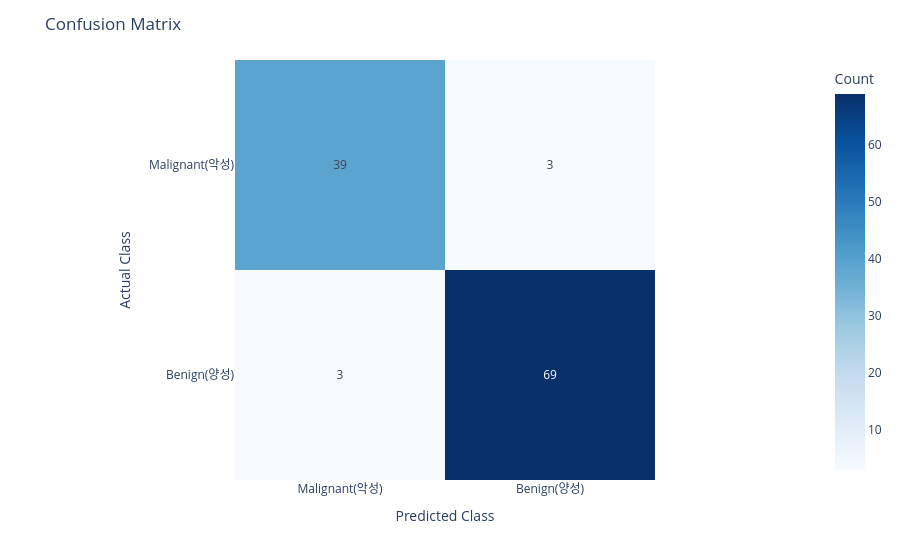

Notebook code cell kept with this figure:
### Code cell
# 혼동 행렬 계산
# scikit-learn의 y_true, y_pred 순서를 따름
cm = confusion_matrix(all_labels, all_preds)

# 클래스 이름 (0: 악성, 1: 양성)
class_names = ['Malignant(악성)', 'Benign(양성)']

# 혼동 행렬 시각화
fig = px.imshow(cm,
                labels=dict(x="Predicted Class", y="Actual Class", color="Count"),
                x=class_names,
                y=class_names,
                text_auto=True,
                color_continuous_scale='Blues')
fig.update_layout(title='Confusion Matrix')
fig.show()

### Figure 1 — Plotly figure (JSON) as saved in the notebook; plotly's stock layout.template omitted (floating-point values rounded to 4 significant figures)
{"data": [{"coloraxis": "coloraxis", "hovertemplate": "Predicted Class: %{x}<br>Actual Class: %{y}<br>Count: %{z}<extra></extra>", "name": "0", "texttemplate": "%{z}", "type": "heatmap", "x": ["Malignant(악성)", "Benign(양성)"], "xaxis": "x", "y": ["Malignant(악성)", "Benign(양성)"], "yaxis": "y", "z": [[39, 3], [3, 69]]}], "layout": {"coloraxis": {"colorbar": {"title": {"text": "Count"}}, "colorscale": [[0, "rgb(247,251,255)"], [0.125, "rgb(222,235,247)"], [0.25, "rgb(198,219,239)"], [0.375, "rgb(158,202,225)"], [0.5, "rgb(107,174,214)"], [0.625, "rgb(66,146,198)"], [0.75, "rgb(33,113,181)"], [0.875, "rgb(8,81,156)"], [1, "rgb(8,48,107)"]]}, "margin": {"t": 60}, "title": {"text": "Confusion Matrix"}, "xaxis": {"anchor": "y", "constrain": "domain", "domain": [0, 1], "scaleanchor": "y", "title": {"text": "Predicted Class"}}, "yaxis": {"anchor": "x", "autorange": "reversed", "constrain": "domain", "domain": [0, 1], "title": {"text": "Actual Class"}}}}
